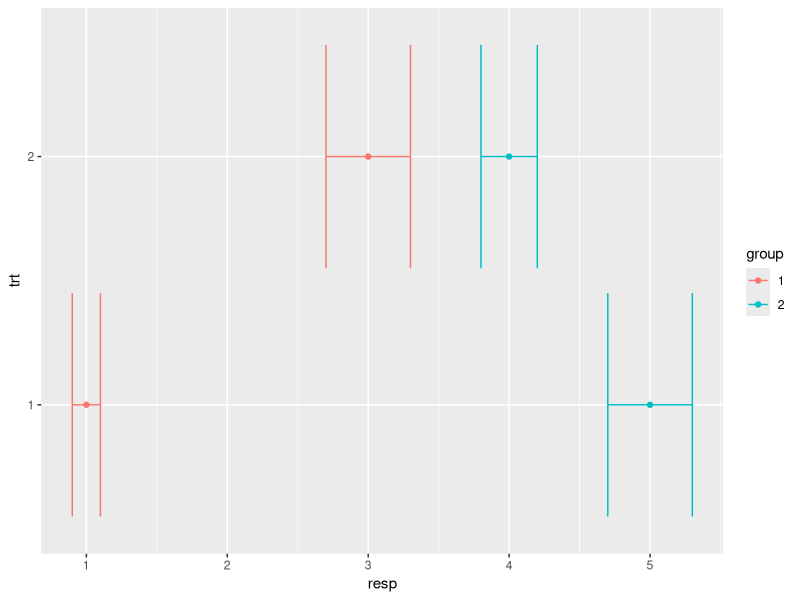
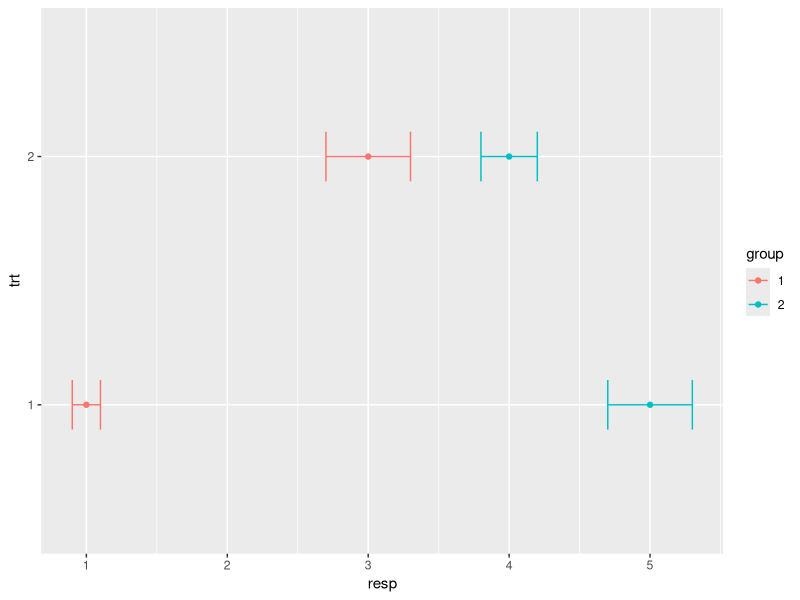

These figures' R source, in order:
library(ggplot2)


### Name: geom_errorbarh
### Title: Horizontal error bars
### Aliases: geom_errorbarh

### ** Examples

df <- data.frame(
  trt = factor(c(1, 1, 2, 2)),
  resp = c(1, 5, 3, 4),
  group = factor(c(1, 2, 1, 2)),
  se = c(0.1, 0.3, 0.3, 0.2)
)

# Define the top and bottom of the errorbars

p <- ggplot(df, aes(resp, trt, colour = group))
p +
  geom_point() +
  geom_errorbarh(aes(xmax = resp + se, xmin = resp - se))

p +
  geom_point() +
  geom_errorbarh(aes(xmax = resp + se, xmin = resp - se, height = .2))
